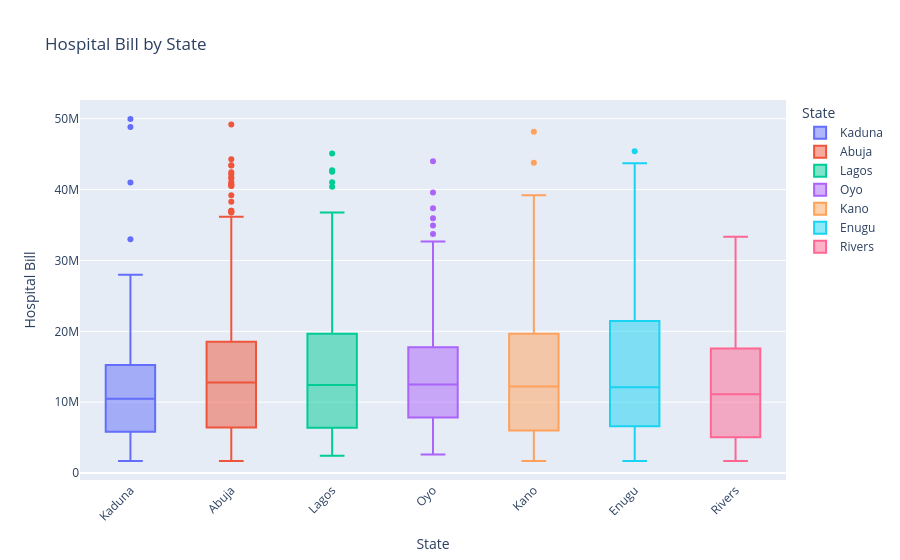

The notebook cell this image was saved under:
### Code cell
fig8 = px.box(
    df,
    x="State",
    y="Hospital Bill",
    color="State",
    title="Hospital Bill by State"
)

fig8.update_layout(xaxis_tickangle=-45)

fig8.show()

### Figure 1 — Plotly figure (JSON) as saved in the notebook; plotly's stock layout.template omitted (floating-point values rounded to 4 significant figures; data arrays with more than 128 entries replaced by an {"elided": "..."} marker saying what was removed)
{"data": [{"alignmentgroup": "True", "hovertemplate": "State=%{x}<br>Hospital Bill=%{y}<extra></extra>", "legendgroup": "Kaduna", "marker": {"color": "#636efa"}, "name": "Kaduna", "notched": false, "offsetgroup": "Kaduna", "orientation": "v", "showlegend": true, "type": "box", "x": ["Kaduna", "Kaduna", "Kaduna", "Kaduna", "Kaduna", "Kaduna", "Kaduna", "Kaduna", "Kaduna", "Kaduna", "Kaduna", "Kaduna", "Kaduna", "Kaduna", "Kaduna", "Kaduna", "Kaduna", "Kaduna", "Kaduna", "Kaduna", "Kaduna", "Kaduna", "Kaduna", "Kaduna", "Kaduna", "Kaduna", "Kaduna", "Kaduna", "Kaduna", "Kaduna", "Kaduna", "Kaduna", "Kaduna", "Kaduna", "Kaduna", "Kaduna", "Kaduna", "Kaduna", "Kaduna", "Kaduna", "Kaduna", "Kaduna", "Kaduna", "Kaduna", "Kaduna", "Kaduna", "Kaduna", "Kaduna", "Kaduna", "Kaduna", "Kaduna", "Kaduna", "Kaduna", "Kaduna", "Kaduna", "Kaduna", "Kaduna", "Kaduna", "Kaduna", "Kaduna", "Kaduna", "Kaduna", "Kaduna", "Kaduna", "Kaduna"], "x0": " ", "xaxis": "x", "y": [32980000.0, 10200000.0, 5650000.0, 12780000.0, 19100000.0, 2411000.0, 2454000.0, 7991000.0, 12040000.0, 17770000.0, 9900000.0, 12910000.0, 49960000.0, 25620000.0, 6623000.0, 16060000.0, 5050000.0, 12100000.0, 1712000.0, 2623000.0, 18340000.0, 5934000.0, 24680000.0, 4533000.0, 1864000.0, 5889000.0, 6695000.0, 6970000.0, 15510000.0, 14230000.0, 12430000.0, 7506000.0, 40980000.0, 10270000.0, 8563000.0, 11170000.0, 48820000.0, 2579000.0, 12790000.0, 4566000.0, 12500000.0, 14800000.0, 9590000.0, 5982000.0, 21380000.0, 17820000.0, 1895000.0, 2615000.0, 11170000.0, 12090000.0, 17090000.0, 15150000.0, 10480000.0, 1704000.0, 5089000.0, 3326000.0, 13400000.0, 17220000.0, 14590000.0, 9684000.0, 10570000.0, 3959000.0, 27970000.0, 7988000.0, 10030000.0], "y0": " ", "yaxis": "y"}, {"alignmentgroup": "True", "hovertemplate": "State=%{x}<br>Hospital Bill=%{y}<extra></extra>", "legendgroup": "Abuja", "marker": {"color": "#EF553B"}, "name": "Abuja", "notched": false, "offsetgroup": "Abuja", "orientation": "v", "showlegend": true, "type": "box", "x": {"elided": "224 str values"}, "x0": " ", "xaxis": "x", "y": {"elided": "224 float values"}, "y0": " ", "yaxis": "y"}, {"alignmentgroup": "True", "hovertemplate": "State=%{x}<br>Hospital Bill=%{y}<extra></extra>", "legendgroup": "Lagos", "marker": {"color": "#00cc96"}, "name": "Lagos", "notched": false, "offsetgroup": "Lagos", "orientation": "v", "showlegend": true, "type": "box", "x": {"elided": "147 str values"}, "x0": " ", "xaxis": "x", "y": {"elided": "147 float values"}, "y0": " ", "yaxis": "y"}, {"alignmentgroup": "True", "hovertemplate": "State=%{x}<br>Hospital Bill=%{y}<extra></extra>", "legendgroup": "Oyo", "marker": {"color": "#ab63fa"}, "name": "Oyo", "notched": false, "offsetgroup": "Oyo", "orientation": "v", "showlegend": true, "type": "box", "x": ["Oyo", "Oyo", "Oyo", "Oyo", "Oyo", "Oyo", "Oyo", "Oyo", "Oyo", "Oyo", "Oyo", "Oyo", "Oyo", "Oyo", "Oyo", "Oyo", "Oyo", "Oyo", "Oyo", "Oyo", "Oyo", "Oyo", "Oyo", "Oyo", "Oyo", "Oyo", "Oyo", "Oyo", "Oyo", "Oyo", "Oyo", "Oyo", "Oyo", "Oyo", "Oyo", "Oyo", "Oyo", "Oyo", "Oyo", "Oyo", "Oyo", "Oyo", "Oyo", "Oyo", "Oyo", "Oyo", "Oyo", "Oyo", "Oyo", "Oyo", "Oyo", "Oyo", "Oyo", "Oyo", "Oyo", "Oyo", "Oyo", "Oyo", "Oyo", "Oyo", "Oyo", "Oyo", "Oyo", "Oyo", "Oyo"], "x0": " ", "xaxis": "x", "y": [4758000.0, 3302000.0, 12380000.0, 4903000.0, 9981000.0, 9279000.0, 6088000.0, 37370000.0, 32660000.0, 3965000.0, 6227000.0, 6653000.0, 5903000.0, 8075000.0, 12470000.0, 8123000.0, 30350000.0, 12500000.0, 39590000.0, 11170000.0, 11680000.0, 16390000.0, 15570000.0, 10730000.0, 4765000.0, 20820000.0, 16270000.0, 14310000.0, 8143000.0, 8594000.0, 16440000.0, 18970000.0, 19220000.0, 11280000.0, 3726000.0, 24870000.0, 7107000.0, 13450000.0, 21520000.0, 12130000.0, 17610000.0, 15110000.0, 17590000.0, 2617000.0, 18400000.0, 18220000.0, 34930000.0, 16630000.0, 10310000.0, 17040000.0, 10720000.0, 15900000.0, 14670000.0, 4356000.0, 14820000.0, 26040000.0, 14800000.0, 35950000.0, 44000000.0, 9890000.0, 3686000.0, 33720000.0, 16960000.0, 2954000.0, 4113000.0], "y0": " ", "yaxis": "y"}, {"alignmentgroup": "True", "hovertemplate": "State=%{x}<br>Hospital Bill=%{y}<extra></extra>", "legendgroup": "Kano", "marker": {"color": "#FFA15A"}, "name": "Kano", "notched": false, "offsetgroup": "Kano", "orientation": "v", "showlegend": true, "type": "box", "x": {"elided": "158 str values"}, "x0": " ", "xaxis": "x", "y": {"elided": "158 float values"}, "y0": " ", "yaxis": "y"}, {"alignmentgroup": "True", "hovertemplate": "State=%{x}<br>Hospital Bill=%{y}<extra></extra>", "legendgroup": "Enugu", "marker": {"color": "#19d3f3"}, "name": "Enugu", "notched": false, "offsetgroup": "Enugu", "orientation": "v", "showlegend": true, "type": "box", "x": ["Enugu", "Enugu", "Enugu", "Enugu", "Enugu", "Enugu", "Enugu", "Enugu", "Enugu", "Enugu", "Enugu", "Enugu", "Enugu", "Enugu", "Enugu", "Enugu", "Enugu", "Enugu", "Enugu", "Enugu", "Enugu", "Enugu", "Enugu", "Enugu", "Enugu", "Enugu", "Enugu", "Enugu", "Enugu", "Enugu", "Enugu", "Enugu", "Enugu", "Enugu", "Enugu", "Enugu", "Enugu", "Enugu", "Enugu", "Enugu", "Enugu", "Enugu", "Enugu", "Enugu", "Enugu", "Enugu", "Enugu", "Enugu", "Enugu", "Enugu", "Enugu", "Enugu", "Enugu", "Enugu", "Enugu", "Enugu", "Enugu", "Enugu", "Enugu", "Enugu", "Enugu", "Enugu", "Enugu", "Enugu", "Enugu", "Enugu", "Enugu", "Enugu", "Enugu", "Enugu", "Enugu", "Enugu", "Enugu", "Enugu", "Enugu"], "x0": " ", "xaxis": "x", "y": [26910000.0, 12090000.0, 3193000.0, 10620000.0, 43710000.0, 4916000.0, 1706000.0, 10890000.0, 27330000.0, 10580000.0, 6587000.0, 4079000.0, 30010000.0, 4920000.0, 6674000.0, 17760000.0, 9471000.0, 9357000.0, 19390000.0, 30220000.0, 6278000.0, 13010000.0, 39700000.0, 13770000.0, 41910000.0, 33740000.0, 39030000.0, 8550000.0, 3529000.0, 15160000.0, 12350000.0, 8158000.0, 21620000.0, 5605000.0, 8965000.0, 18400000.0, 18610000.0, 17820000.0, 6603000.0, 18840000.0, 10420000.0, 8078000.0, 7723000.0, 6061000.0, 2562000.0, 14350000.0, 19840000.0, 12190000.0, 17030000.0, 3456000.0, 7728000.0, 7886000.0, 1884000.0, 31170000.0, 5335000.0, 3202000.0, 21010000.0, 17750000.0, 2593000.0, 27390000.0, 26030000.0, 11520000.0, 10720000.0, 19520000.0, 3205000.0, 26340000.0, 19530000.0, 2740000.0, 39350000.0, 10720000.0, 45430000.0, 31480000.0, 27340000.0, 28800000.0, 6087000.0], "y0": " ", "yaxis": "y"}, {"alignmentgroup": "True", "hovertemplate": "State=%{x}<br>Hospital Bill=%{y}<extra></extra>", "legendgroup": "Rivers", "marker": {"color": "#FF6692"}, "name": "Rivers", "notched": false, "offsetgroup": "Rivers", "orientation": "v", "showlegend": true, "type": "box", "x": ["Rivers", "Rivers", "Rivers", "Rivers", "Rivers", "Rivers", "Rivers", "Rivers", "Rivers", "Rivers", "Rivers", "Rivers", "Rivers", "Rivers", "Rivers", "Rivers", "Rivers", "Rivers", "Rivers", "Rivers", "Rivers", "Rivers", "Rivers", "Rivers", "Rivers", "Rivers", "Rivers", "Rivers", "Rivers", "Rivers", "Rivers", "Rivers", "Rivers", "Rivers", "Rivers", "Rivers", "Rivers", "Rivers", "Rivers", "Rivers", "Rivers", "Rivers", "Rivers", "Rivers", "Rivers", "Rivers", "Rivers", "Rivers", "Rivers", "Rivers", "Rivers", "Rivers", "Rivers", "Rivers", "Rivers", "Rivers", "Rivers", "Rivers", "Rivers", "Rivers", "Rivers", "Rivers", "Rivers", "Rivers", "Rivers", "Rivers", "Rivers", "Rivers", "Rivers", "Rivers", "Rivers", "Rivers", "Rivers", "Rivers", "Rivers", "Rivers", "Rivers", "Rivers", "Rivers", "Rivers", "Rivers", "Rivers", "Rivers"], "x0": " ", "xaxis": "x", "y": [3741000.0, 7902000.0, 17920000.0, 5078000.0, 24100000.0, 16450000.0, 6521000.0, 15400000.0, 18940000.0, 13200000.0, 2970000.0, 4034000.0, 19830000.0, 27240000.0, 11060000.0, 3226000.0, 2736000.0, 14790000.0, 30420000.0, 4965000.0, 17040000.0, 10580000.0, 9711000.0, 2301000.0, 33330000.0, 8227000.0, 13650000.0, 10990000.0, 14170000.0, 10900000.0, 3607000.0, 17490000.0, 3329000.0, 13640000.0, 8376000.0, 11980000.0, 3232000.0, 7079000.0, 11020000.0, 17180000.0, 5338000.0, 5642000.0, 22480000.0, 11130000.0, 12900000.0, 15650000.0, 18960000.0, 4616000.0, 5030000.0, 19430000.0, 1881000.0, 18400000.0, 10160000.0, 28260000.0, 20970000.0, 23040000.0, 12180000.0, 8955000.0, 16110000.0, 3386000.0, 17070000.0, 16440000.0, 11160000.0, 21180000.0, 2424000.0, 11610000.0, 17610000.0, 31850000.0, 5787000.0, 7127000.0, 26490000.0, 3297000.0, 3250000.0, 1697000.0, 6662000.0, 4370000.0, 10840000.0, 12800000.0, 3748000.0, 30270000.0, 33220000.0, 2951000.0, 20960000.0], "y0": " ", "yaxis": "y"}], "layout": {"boxmode": "overlay", "legend": {"title": {"text": "State"}, "tracegroupgap": 0}, "title": {"text": "Hospital Bill by State"}, "xaxis": {"anchor": "y", "categoryarray": ["Kaduna", "Abuja", "Lagos", "Oyo", "Kano", "Enugu", "Rivers"], "categoryorder": "array", "domain": [0, 1], "tickangle": -45, "title": {"text": "State"}}, "yaxis": {"anchor": "x", "domain": [0, 1], "title": {"text": "Hospital Bill"}}}}
